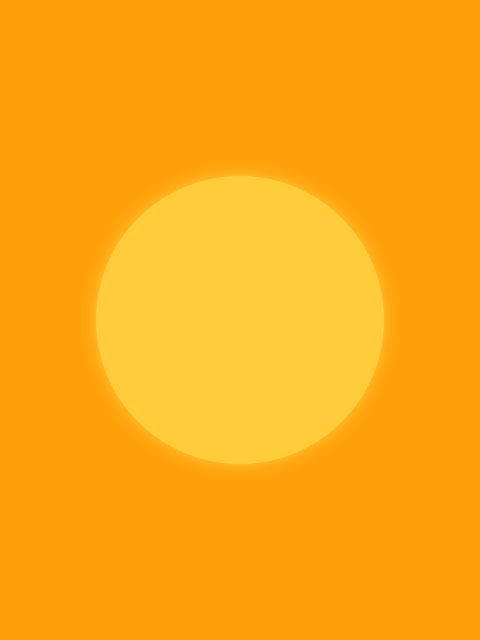
Frame 1 (no input)
Frame 2 (the mouse pressed at the canvas centre, redrawn once): identical to frame 1, image omitted

The Processing sketch that drew this single still picture (run headless with seeded random() and noise(); the mouse was pressed at the canvas centre and the sketch redrawn once):

// Processing sketch: dune
// ── dune.pde
// Manuale di Programmazione Cinematografica
// Daniele Olmisani, 2016

// Dune


final color PAPER = color(255, 160, 10);
final color INK = color(255, 205, 60);


void setup() {
  size(480, 640);
  noLoop();
}


void draw() {
  
  translate(width/2.0, height/2.0);
  
  background(PAPER);
  
  fill(INK);
  noStroke();
  
  float s = 0.6 * min(width, height);
  
  ellipse(0, 0, s, s);
  filter(BLUR, 8);
  ellipse(0, 0, s, s);
  
  save("dune.png");
}
